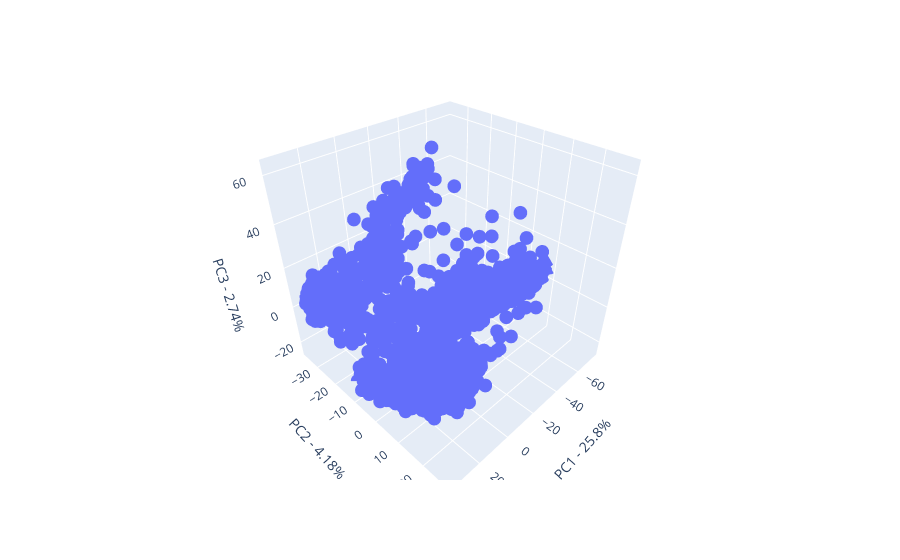

The cell this chart's notebook holds for it:
### Markdown cell above
# Interactive 3D Plot

### Code cell
import plotly.express as px

# Create a DataFrame for the 3D PCA result
df_3d = pl.DataFrame({'PC1': data_3d[:, 0], 'PC2': data_3d[:, 1], 'PC3': data_3d[:, 2]})

# Create the 3D plot
fig = px.scatter_3d(df_3d, x='PC1', y='PC2', z='PC3')

# Customize the axes labels
fig.update_layout(scene=dict(
                    xaxis=dict(range=[df_3d['PC1'].min(), df_3d['PC1'].max()]),
                    yaxis=dict(range=[df_3d['PC2'].min(), df_3d['PC2'].max()]),
                    zaxis=dict(range=[df_3d['PC3'].min(), df_3d['PC3'].max()]),
                    aspectmode='cube',
                    xaxis_title='PC1 - {0}%'.format(round(pca_3.explained_variance_ratio_[0]*100, 2)),
                    yaxis_title='PC2 - {0}%'.format(round(pca_3.explained_variance_ratio_[1]*100, 2)),
                    zaxis_title='PC3 - {0}%'.format(round(pca_3.explained_variance_ratio_[2]*100, 2))
))

fig.show()

### Figure 1 — Plotly figure (JSON) as saved in the notebook; plotly's stock layout.template omitted (floating-point values rounded to 4 significant figures; data arrays with more than 128 entries replaced by an {"elided": "..."} marker saying what was removed)
{"data": [{"hovertemplate": "PC1=%{x}<br>PC2=%{y}<br>PC3=%{z}<extra></extra>", "legendgroup": "", "marker": {"color": "#636efa", "symbol": "circle"}, "mode": "markers", "name": "", "scene": "scene", "showlegend": false, "type": "scatter3d", "x": {"elided": "3384 float values"}, "y": {"elided": "3384 float values"}, "z": {"elided": "3384 float values"}}], "layout": {"legend": {"tracegroupgap": 0}, "margin": {"t": 60}, "scene": {"aspectmode": "cube", "domain": {"x": [0, 1], "y": [0, 1]}, "xaxis": {"range": [-78.75, 38.92], "title": {"text": "PC1 - 25.8%"}}, "yaxis": {"range": [-38.2, 29.94], "title": {"text": "PC2 - 4.18%"}}, "zaxis": {"range": [-27.64, 65.93], "title": {"text": "PC3 - 2.74%"}}}}}
